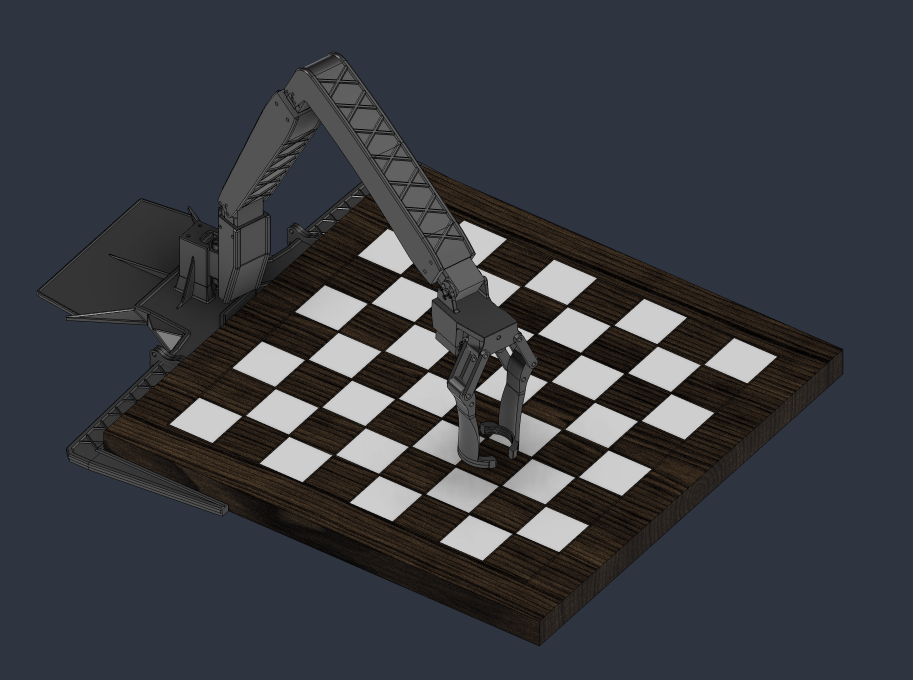
#> input picture Chess Robot CAD Picture.png, 1826 x 1360 px, given in place of the camera (shown at 1/2 size)
$ python Test4.py
#> lines starting #> are read from the running program, lines starting #| are printed output that depends on the picture; after the words box and inside, x2 and y2 are one past the last pixel; in counts of white or black regions, pixels touching at a corner belong together
#> further down, frame is the input picture: shape (1360, 1826, 3); mean B, G, R 65.5, 59.5, 57.4
import cv2
import numpy as np

def remove_glare(frame):
    hsv = cv2.cvtColor(frame, cv2.COLOR_BGR2HSV)
#> hsv: shape (1360, 1826, 3); mean H, S, V 70.3, 63.7, 68.4
    glare_mask = cv2.inRange(hsv, (0, 0, 220), (180, 60, 255))
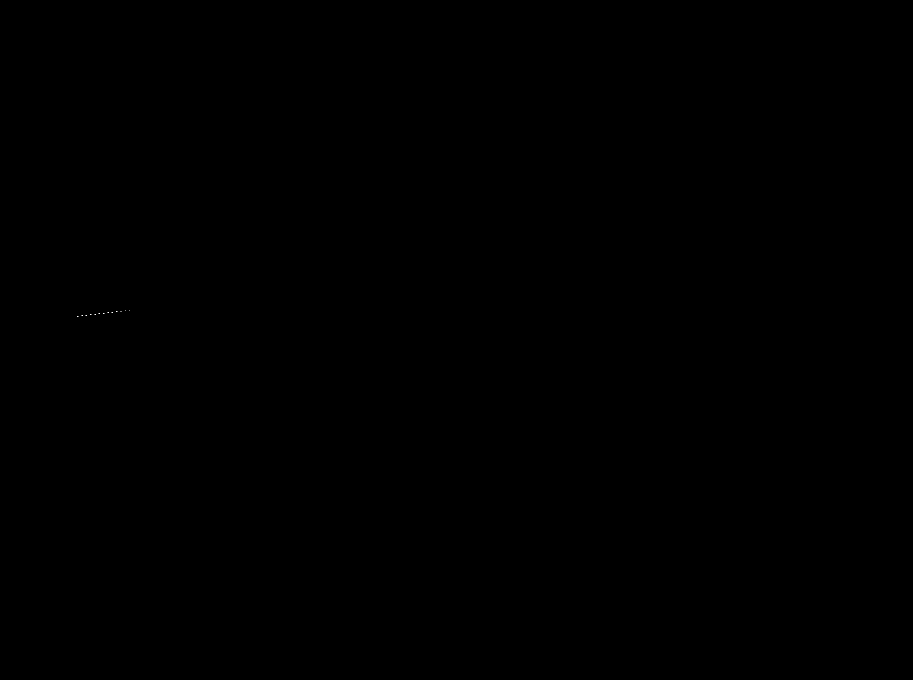
#> glare_mask: shape (1360, 1826) (shown at 1/2 size); 0% white in thin lines or dots, all inside (x1, y1, x2, y2) = (154, 620, 259, 633)
    glare_mask = cv2.dilate(glare_mask, None, iterations=2)
#> glare_mask: shape (1360, 1826); 0.02% white; 13 white regions, largest, box (x1, y1, x2, y2) and area: (230, 621, 237, 626) 35, (213, 623, 220, 628) 35, (221, 622, 228, 627) 35
    result = cv2.inpaint(frame, glare_mask, 3, cv2.INPAINT_TELEA)
    return result

def process_for_board_detection(frame):
    deglared = remove_glare(frame)
    gray = cv2.cvtColor(deglared, cv2.COLOR_BGR2GRAY)
    clahe = cv2.createCLAHE(clipLimit=2.0, tileGridSize=(8, 8))
    equalized = clahe.apply(gray)
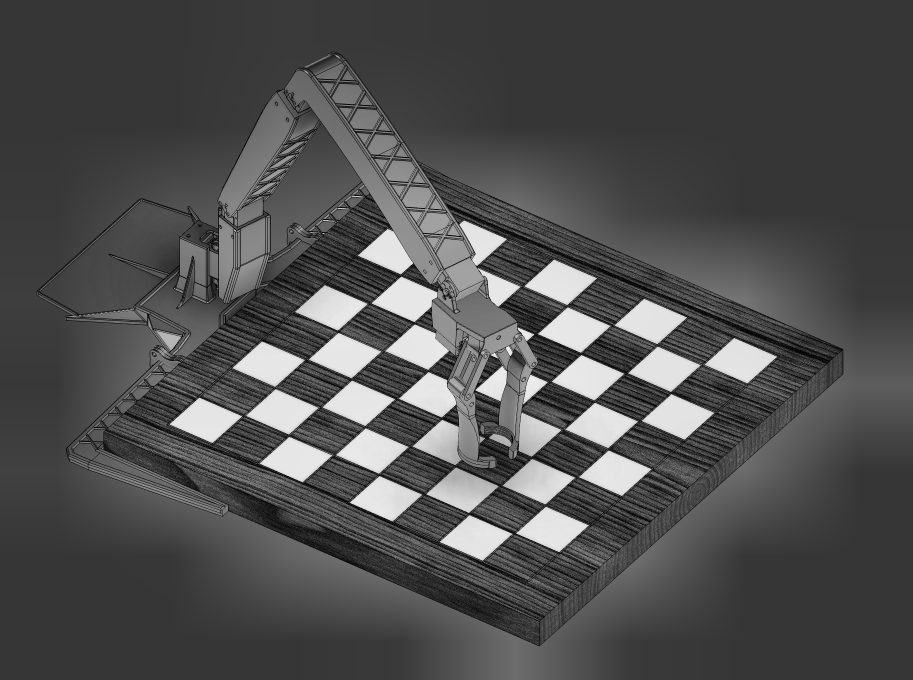
#> equalized: shape (1360, 1826) (shown at 1/2 size); min 2, max 236, mean 78.9
    blurred = cv2.GaussianBlur(equalized, (5, 5), 0)
    thresh = cv2.adaptiveThreshold(
        blurred, 255,
        cv2.ADAPTIVE_THRESH_GAUSSIAN_C,
        cv2.THRESH_BINARY_INV,
        blockSize=11, C=2
    )
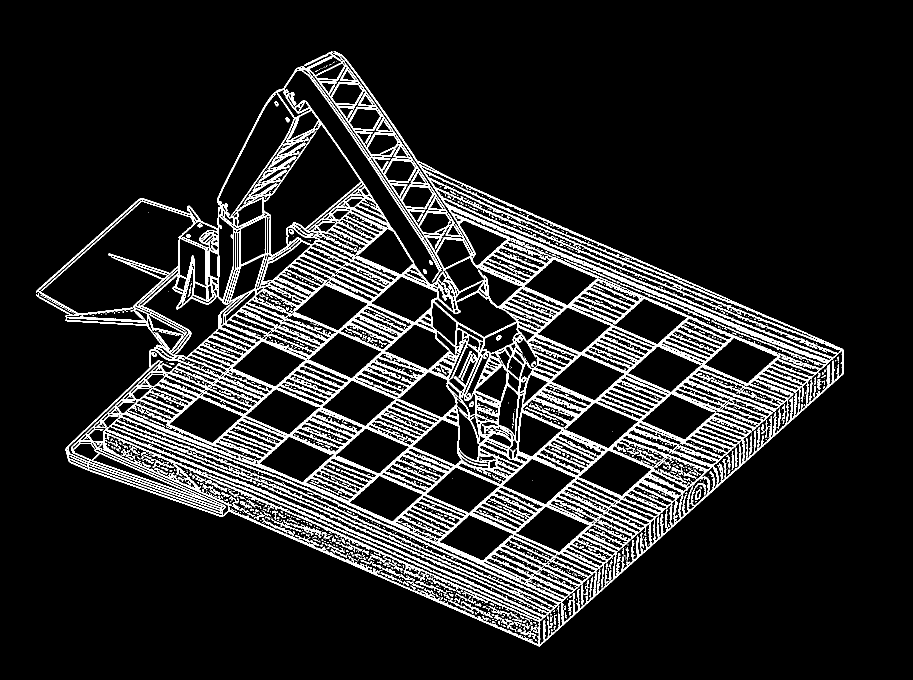
#> thresh: shape (1360, 1826) (shown at 1/2 size); 12% white; 1663 white regions (1436 under 20 px), largest, box (x1, y1, x2, y2) and area: (72, 103, 1687, 1293) 276705, (1284, 584, 1420, 641) 390, (581, 1046, 643, 1076) 369
    return thresh

cap = cv2.VideoCapture(0)

while True:
    ret, frame = cap.read()
    if not ret:
        break

    # Keep original color frame for display/drawing
    display_frame = frame.copy()

    # Get the processed (binary) version for contour detection
    processed = process_for_board_detection(frame)

    # Edges directly from the already-processed binary image —
    # no need to re-blur/re-threshold, that work is done
    edges = cv2.Canny(processed, 50, 150)
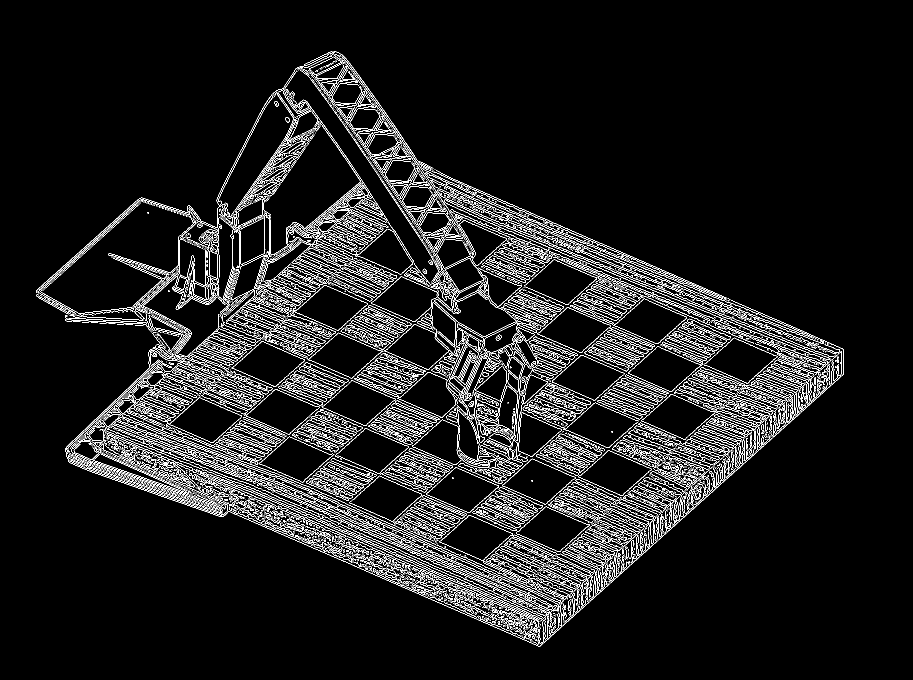
#> edges: shape (1360, 1826) (shown at 1/2 size); 6.7% white in thin lines or dots, all inside (x1, y1, x2, y2) = (72, 102, 1687, 1293)
    edges = cv2.dilate(edges, None, iterations=2)
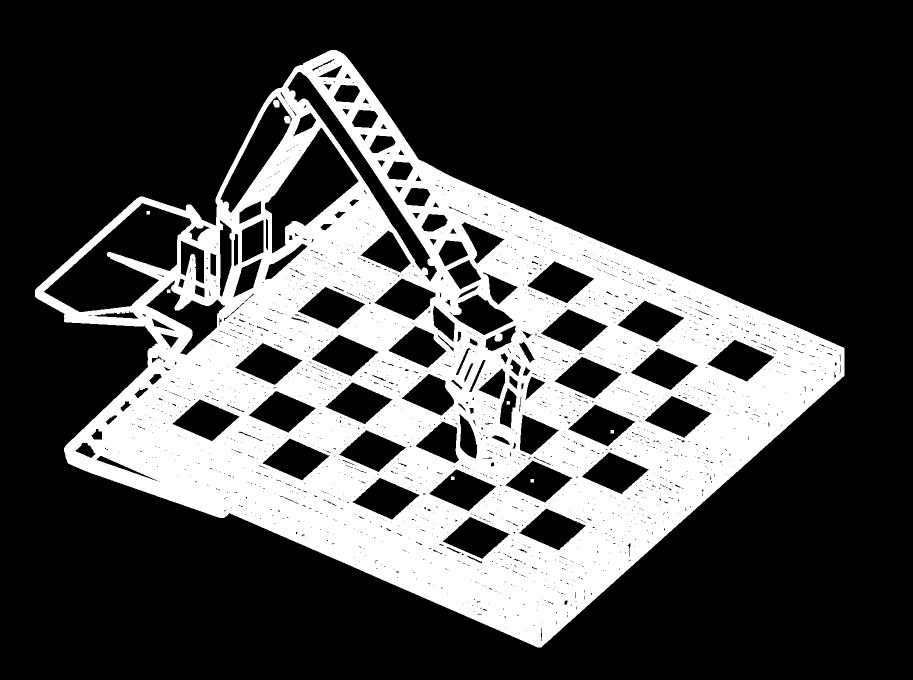
#> edges: shape (1360, 1826) (shown at 1/2 size); 28.1% white; 8 white regions

    contours, _ = cv2.findContours(edges, cv2.RETR_EXTERNAL, cv2.CHAIN_APPROX_SIMPLE)
#> contours = 1 contour; box (x1, y1, x2, y2) and area: (70, 100, 1689, 1295) 995028

    if contours:
        largest = max(contours, key=cv2.contourArea)
#> largest = contour of 2372 points, box (x1, y1, x2, y2) (70, 100, 1689, 1295), area 995028
        if cv2.contourArea(largest) > 5000:
            peri = cv2.arcLength(largest, True)
#> peri = 4917.3
            approx = cv2.approxPolyDP(largest, 0.02 * peri, True)
#> approx = contour of 9 points, box (x1, y1, x2, y2) (71, 100, 1689, 1295), area 962570

            if len(approx) == 4:
                cv2.drawContours(display_frame, [approx], -1, (0, 255, 0), 3)

    cv2.imshow("Board Detection", display_frame)
    # Optional: see the intermediate processed image to debug
    cv2.imshow("Processed", processed)

    if cv2.waitKey(1) & 0xFF == ord('q'):
#> (key q is pressed here)
        break

cap.release()
cv2.destroyAllWindows()
